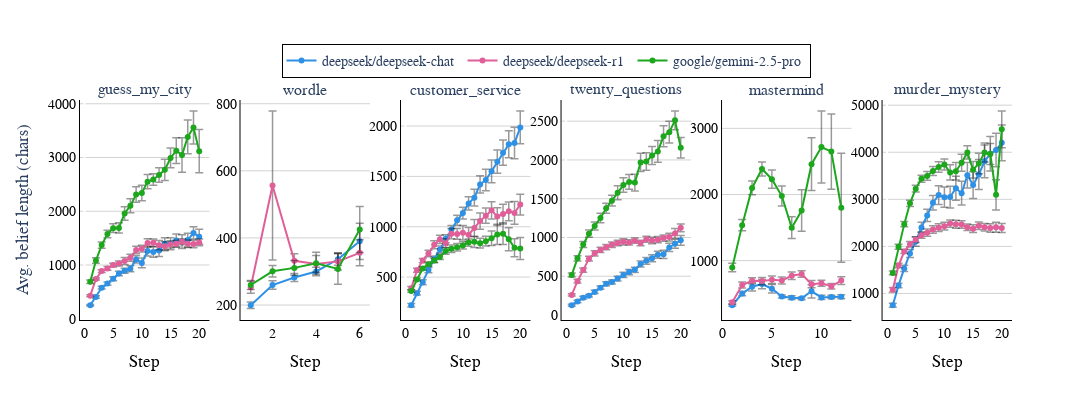

The notebook cell saved with this chart:
### Code cell
fig.show()

### Figure 1 — Plotly figure (JSON) as saved in the notebook; plotly's stock layout.template omitted (floating-point values rounded to 4 significant figures)
{"data": [{"error_y": {"array": [15.46, 22.82, 27.04, 29.8, 39.43, 41.66, 45.35, 56.37, 65.41, 90.3, 93.6, 97.56, 112.4, 110.5, 110.3, 121.0, 126.6, 129.4, 115.0, 138.6], "color": "rgba(0,0,0,0.4)", "thickness": 1.5, "type": "data", "visible": true}, "legendgroup": "deepseek/deepseek-chat (belief)", "line": {"color": "#2E91E5", "width": 2}, "mode": "lines+markers", "name": "deepseek/deepseek-chat ", "showlegend": true, "type": "scatter", "x": [1, 2, 3, 4, 5, 6, 7, 8, 9, 10, 11, 12, 13, 14, 15, 16, 17, 18, 19, 20], "xaxis": "x", "y": [250.3, 405.1, 577.6, 654.4, 743.6, 841.6, 892.8, 929.6, 1104.0, 1038.0, 1261.0, 1243.0, 1270.0, 1395.0, 1395.0, 1457.0, 1434.0, 1463.0, 1597.0, 1525.0], "yaxis": "y"}, {"error_y": {"array": [18.96, 16.96, 23.66, 33.96, 34.49, 46.08, 65.0, 63.57, 71.11, 63.32, 78.5, 71.37, 85.82, 83.91, 67.56, 62.76, 55.66, 69.55, 69.76, 64.66], "color": "rgba(0,0,0,0.4)", "thickness": 1.5, "type": "data", "visible": true}, "legendgroup": "deepseek/deepseek-r1 (belief)", "line": {"color": "#E15F99", "width": 2}, "mode": "lines+markers", "name": "deepseek/deepseek-r1 ", "showlegend": true, "type": "scatter", "x": [1, 2, 3, 4, 5, 6, 7, 8, 9, 10, 11, 12, 13, 14, 15, 16, 17, 18, 19, 20], "xaxis": "x", "y": [427.3, 738.4, 885.6, 936.6, 998.8, 1029.0, 1072.0, 1135.0, 1278.0, 1303.0, 1410.0, 1413.0, 1369.0, 1349.0, 1383.0, 1395.0, 1434.0, 1395.0, 1392.0, 1420.0], "yaxis": "y"}, {"error_y": {"array": [32.4, 49.17, 58.1, 70.27, 81.44, 94.78, 127.5, 130.7, 143.9, 143.0, 131.1, 107.8, 135.1, 198.1, 184.3, 238.4, 321.4, 313.8, 306.0, 404.3], "color": "rgba(0,0,0,0.4)", "thickness": 1.5, "type": "data", "visible": true}, "legendgroup": "google/gemini-2.5-pro (belief)", "line": {"color": "#1CA71C", "width": 2}, "mode": "lines+markers", "name": "google/gemini-2.5-pro ", "showlegend": true, "type": "scatter", "x": [1, 2, 3, 4, 5, 6, 7, 8, 9, 10, 11, 12, 13, 14, 15, 16, 17, 18, 19, 20], "xaxis": "x", "y": [685.7, 1083.0, 1370.0, 1578.0, 1684.0, 1690.0, 1958.0, 2103.0, 2311.0, 2339.0, 2550.0, 2592.0, 2673.0, 2770.0, 2992.0, 3128.0, 3047.0, 3384.0, 3560.0, 3119.0], "yaxis": "y"}, {"error_y": {"array": [9.91, 12.76, 11.77, 12.91, 18.01, 54.02], "color": "rgba(0,0,0,0.4)", "thickness": 1.5, "type": "data", "visible": true}, "legendgroup": "deepseek/deepseek-chat (belief)", "line": {"color": "#2E91E5", "width": 2}, "mode": "lines+markers", "name": "deepseek/deepseek-chat ", "showlegend": false, "type": "scatter", "x": [1, 2, 3, 4, 5, 6], "xaxis": "x2", "y": [199.4, 259.4, 282.2, 300.0, 336.4, 389.9], "yaxis": "y2"}, {"error_y": {"array": [18.05, 222.1, 20.86, 24.63, 25.5, 38.66], "color": "rgba(0,0,0,0.4)", "thickness": 1.5, "type": "data", "visible": true}, "legendgroup": "deepseek/deepseek-r1 (belief)", "line": {"color": "#E15F99", "width": 2}, "mode": "lines+markers", "name": "deepseek/deepseek-r1 ", "showlegend": false, "type": "scatter", "x": [1, 2, 3, 4, 5, 6], "xaxis": "x2", "y": [252.8, 556.2, 331.9, 322.6, 330.1, 355.6], "yaxis": "y2"}, {"error_y": {"array": [13.47, 16.95, 21.66, 32.7, 45.62, 68.51], "color": "rgba(0,0,0,0.4)", "thickness": 1.5, "type": "data", "visible": true}, "legendgroup": "google/gemini-2.5-pro (belief)", "line": {"color": "#1CA71C", "width": 2}, "mode": "lines+markers", "name": "google/gemini-2.5-pro ", "showlegend": false, "type": "scatter", "x": [1, 2, 3, 4, 5, 6], "xaxis": "x2", "y": [259.7, 300.6, 310.7, 324.7, 307.6, 425.0], "yaxis": "y2"}, {"error_y": {"array": [17.19, 18.85, 24.76, 26.57, 31.31, 33.81, 39.62, 42.53, 50.15, 58.14, 66.4, 83.45, 85.6, 106.5, 112.1, 115.1, 125.3, 134.1, 157.1, 163.3], "color": "rgba(0,0,0,0.4)", "thickness": 1.5, "type": "data", "visible": true}, "legendgroup": "deepseek/deepseek-chat (belief)", "line": {"color": "#2E91E5", "width": 2}, "mode": "lines+markers", "name": "deepseek/deepseek-chat ", "showlegend": false, "type": "scatter", "x": [1, 2, 3, 4, 5, 6, 7, 8, 9, 10, 11, 12, 13, 14, 15, 16, 17, 18, 19, 20], "xaxis": "x3", "y": [220.3, 340.0, 448.1, 569.6, 677.6, 775.1, 881.0, 969.2, 1064.0, 1135.0, 1232.0, 1288.0, 1420.0, 1464.0, 1550.0, 1646.0, 1735.0, 1819.0, 1831.0, 1986.0], "yaxis": "y3"}, {"error_y": {"array": [15.99, 20.17, 21.71, 31.97, 39.44, 41.3, 43.75, 51.07, 52.99, 72.18, 72.85, 85.4, 81.17, 75.4, 85.27, 88.37, 97.33, 92.32, 111.8, 103.2], "color": "rgba(0,0,0,0.4)", "thickness": 1.5, "type": "data", "visible": true}, "legendgroup": "deepseek/deepseek-r1 (belief)", "line": {"color": "#E15F99", "width": 2}, "mode": "lines+markers", "name": "deepseek/deepseek-r1 ", "showlegend": false, "type": "scatter", "x": [1, 2, 3, 4, 5, 6, 7, 8, 9, 10, 11, 12, 13, 14, 15, 16, 17, 18, 19, 20], "xaxis": "x3", "y": [390.1, 567.4, 664.1, 734.4, 820.6, 874.7, 836.9, 931.5, 928.6, 940.0, 920.5, 986.9, 1056.0, 1110.0, 1163.0, 1101.0, 1126.0, 1153.0, 1138.0, 1220.0], "yaxis": "y3"}, {"error_y": {"array": [10.42, 13.42, 16.12, 21.98, 22.83, 26.45, 32.14, 37.26, 37.58, 36.18, 36.27, 56.91, 48.62, 48.3, 71.66, 101.5, 106.9, 113.9, 89.21, 109.2], "color": "rgba(0,0,0,0.4)", "thickness": 1.5, "type": "data", "visible": true}, "legendgroup": "google/gemini-2.5-pro (belief)", "line": {"color": "#1CA71C", "width": 2}, "mode": "lines+markers", "name": "google/gemini-2.5-pro ", "showlegend": false, "type": "scatter", "x": [1, 2, 3, 4, 5, 6, 7, 8, 9, 10, 11, 12, 13, 14, 15, 16, 17, 18, 19, 20], "xaxis": "x3", "y": [360.7, 477.2, 585.6, 628.6, 665.0, 700.4, 758.3, 780.6, 795.5, 814.7, 843.2, 849.8, 837.2, 856.6, 885.5, 924.0, 931.7, 876.6, 791.0, 782.8], "yaxis": "y3"}, {"error_y": {"array": [13.46, 16.24, 17.52, 15.89, 20.27, 21.49, 24.89, 25.25, 31.01, 32.93, 33.3, 33.44, 38.96, 43.22, 45.12, 45.29, 52.61, 53.18, 59.04, 63.7], "color": "rgba(0,0,0,0.4)", "thickness": 1.5, "type": "data", "visible": true}, "legendgroup": "deepseek/deepseek-chat (belief)", "line": {"color": "#2E91E5", "width": 2}, "mode": "lines+markers", "name": "deepseek/deepseek-chat ", "showlegend": false, "type": "scatter", "x": [1, 2, 3, 4, 5, 6, 7, 8, 9, 10, 11, 12, 13, 14, 15, 16, 17, 18, 19, 20], "xaxis": "x4", "y": [126.2, 175.2, 223.1, 249.0, 298.6, 352.8, 403.0, 425.8, 470.3, 517.7, 553.4, 582.4, 658.6, 699.5, 733.4, 776.9, 782.6, 871.4, 919.4, 963.1], "yaxis": "y4"}, {"error_y": {"array": [14.31, 23.17, 26.97, 30.33, 32.8, 33.4, 33.96, 36.53, 35.45, 39.65, 33.65, 33.56, 36.97, 38.29, 41.53, 41.78, 39.97, 50.03, 64.41, 50.21], "color": "rgba(0,0,0,0.4)", "thickness": 1.5, "type": "data", "visible": true}, "legendgroup": "deepseek/deepseek-r1 (belief)", "line": {"color": "#E15F99", "width": 2}, "mode": "lines+markers", "name": "deepseek/deepseek-r1 ", "showlegend": false, "type": "scatter", "x": [1, 2, 3, 4, 5, 6, 7, 8, 9, 10, 11, 12, 13, 14, 15, 16, 17, 18, 19, 20], "xaxis": "x4", "y": [259.6, 436.7, 579.6, 727.4, 795.3, 839.6, 874.6, 906.5, 928.8, 943.5, 936.8, 958.7, 929.0, 976.1, 962.2, 972.3, 992.6, 1006.0, 1051.0, 1125.0], "yaxis": "y4"}, {"error_y": {"array": [25.5, 33.97, 40.0, 46.91, 51.05, 61.9, 63.56, 69.93, 89.73, 93.72, 94.98, 107.4, 118.8, 111.7, 115.5, 139.6, 135.2, 139.4, 120.6, 132.4], "color": "rgba(0,0,0,0.4)", "thickness": 1.5, "type": "data", "visible": true}, "legendgroup": "google/gemini-2.5-pro (belief)", "line": {"color": "#1CA71C", "width": 2}, "mode": "lines+markers", "name": "google/gemini-2.5-pro ", "showlegend": false, "type": "scatter", "x": [1, 2, 3, 4, 5, 6, 7, 8, 9, 10, 11, 12, 13, 14, 15, 16, 17, 18, 19, 20], "xaxis": "x4", "y": [517.5, 730.8, 909.5, 1049.0, 1149.0, 1251.0, 1376.0, 1475.0, 1578.0, 1676.0, 1716.0, 1708.0, 1968.0, 1980.0, 2057.0, 2110.0, 2306.0, 2358.0, 2511.0, 2158.0], "yaxis": "y4"}, {"error_y": {"array": [14.91, 32.69, 64.97, 70.73, 63.42, 22.62, 29.23, 20.71, 100.5, 32.85, 25.27, 29.72], "color": "rgba(0,0,0,0.4)", "thickness": 1.5, "type": "data", "visible": true}, "legendgroup": "deepseek/deepseek-chat (belief)", "line": {"color": "#2E91E5", "width": 2}, "mode": "lines+markers", "name": "deepseek/deepseek-chat ", "showlegend": false, "type": "scatter", "x": [1, 2, 3, 4, 5, 6, 7, 8, 9, 10, 11, 12], "xaxis": "x5", "y": [325.1, 501.1, 604.4, 644.9, 575.0, 458.1, 439.7, 430.0, 536.2, 444.0, 450.2, 454.8], "yaxis": "y5"}, {"error_y": {"array": [25.37, 43.96, 45.56, 55.14, 55.74, 54.49, 55.6, 49.71, 54.8, 45.75, 40.76, 59.54], "color": "rgba(0,0,0,0.4)", "thickness": 1.5, "type": "data", "visible": true}, "legendgroup": "deepseek/deepseek-r1 (belief)", "line": {"color": "#E15F99", "width": 2}, "mode": "lines+markers", "name": "deepseek/deepseek-r1 ", "showlegend": false, "type": "scatter", "x": [1, 2, 3, 4, 5, 6, 7, 8, 9, 10, 11, 12], "xaxis": "x5", "y": [368.6, 631.0, 695.8, 690.0, 710.3, 699.5, 770.7, 798.1, 643.5, 657.3, 611.9, 697.6], "yaxis": "y5"}, {"error_y": {"array": [64.62, 84.11, 104.0, 107.0, 137.7, 151.3, 164.7, 312.6, 399.1, 544.7, 568.0, 823.0], "color": "rgba(0,0,0,0.4)", "thickness": 1.5, "type": "data", "visible": true}, "legendgroup": "google/gemini-2.5-pro (belief)", "line": {"color": "#1CA71C", "width": 2}, "mode": "lines+markers", "name": "google/gemini-2.5-pro ", "showlegend": false, "type": "scatter", "x": [1, 2, 3, 4, 5, 6, 7, 8, 9, 10, 11, 12], "xaxis": "x5", "y": [894.8, 1537.0, 2099.0, 2386.0, 2232.0, 1977.0, 1498.0, 1758.0, 2459.0, 2718.0, 2649.0, 1800.0], "yaxis": "y5"}, {"error_y": {"array": [41.18, 46.97, 68.12, 87.04, 99.19, 110.5, 131.9, 154.1, 197.8, 216.7, 230.5, 253.6, 251.5, 270.5, 282.7, 317.0, 348.1, 367.7, 357.5, 378.6], "color": "rgba(0,0,0,0.4)", "thickness": 1.5, "type": "data", "visible": true}, "legendgroup": "deepseek/deepseek-chat (belief)", "line": {"color": "#2E91E5", "width": 2}, "mode": "lines+markers", "name": "deepseek/deepseek-chat ", "showlegend": false, "type": "scatter", "x": [1, 2, 3, 4, 5, 6, 7, 8, 9, 10, 11, 12, 13, 14, 15, 16, 17, 18, 19, 20], "xaxis": "x6", "y": [749.1, 1171.0, 1532.0, 1849.0, 2103.0, 2403.0, 2659.0, 2929.0, 3090.0, 3047.0, 3048.0, 3235.0, 3130.0, 3512.0, 3303.0, 3527.0, 3808.0, 3967.0, 4049.0, 4200.0], "yaxis": "y6"}, {"error_y": {"array": [46.97, 48.27, 43.54, 58.46, 57.88, 66.41, 77.12, 81.29, 82.28, 81.79, 77.67, 83.23, 80.44, 69.94, 81.24, 78.47, 82.15, 88.51, 106.4, 96.69], "color": "rgba(0,0,0,0.4)", "thickness": 1.5, "type": "data", "visible": true}, "legendgroup": "deepseek/deepseek-r1 (belief)", "line": {"color": "#E15F99", "width": 2}, "mode": "lines+markers", "name": "deepseek/deepseek-r1 ", "showlegend": false, "type": "scatter", "x": [1, 2, 3, 4, 5, 6, 7, 8, 9, 10, 11, 12, 13, 14, 15, 16, 17, 18, 19, 20], "xaxis": "x6", "y": [1078.0, 1593.0, 1891.0, 2045.0, 2141.0, 2239.0, 2291.0, 2358.0, 2397.0, 2429.0, 2484.0, 2471.0, 2464.0, 2406.0, 2377.0, 2439.0, 2406.0, 2390.0, 2406.0, 2391.0], "yaxis": "y6"}, {"error_y": {"array": [37.44, 53.31, 56.11, 67.08, 70.5, 75.23, 93.39, 95.13, 111.8, 117.8, 162.5, 187.2, 181.0, 141.0, 177.0, 215.8, 202.6, 224.7, 321.3, 389.4], "color": "rgba(0,0,0,0.4)", "thickness": 1.5, "type": "data", "visible": true}, "legendgroup": "google/gemini-2.5-pro (belief)", "line": {"color": "#1CA71C", "width": 2}, "mode": "lines+markers", "name": "google/gemini-2.5-pro ", "showlegend": false, "type": "scatter", "x": [1, 2, 3, 4, 5, 6, 7, 8, 9, 10, 11, 12, 13, 14, 15, 16, 17, 18, 19, 20], "xaxis": "x6", "y": [1437.0, 1992.0, 2473.0, 2915.0, 3226.0, 3437.0, 3498.0, 3603.0, 3685.0, 3739.0, 3571.0, 3598.0, 3776.0, 3997.0, 3628.0, 3762.0, 3994.0, 3962.0, 3096.0, 4488.0], "yaxis": "y6"}], "layout": {"annotations": [{"font": {"size": 16}, "showarrow": false, "text": "guess_my_city", "x": 0.06944, "xanchor": "center", "xref": "paper", "y": 1, "yanchor": "bottom", "yref": "paper"}, {"font": {"size": 16}, "showarrow": false, "text": "wordle", "x": 0.2417, "xanchor": "center", "xref": "paper", "y": 1, "yanchor": "bottom", "yref": "paper"}, {"font": {"size": 16}, "showarrow": false, "text": "customer_service", "x": 0.4139, "xanchor": "center", "xref": "paper", "y": 1, "yanchor": "bottom", "yref": "paper"}, {"font": {"size": 16}, "showarrow": false, "text": "twenty_questions", "x": 0.5861, "xanchor": "center", "xref": "paper", "y": 1, "yanchor": "bottom", "yref": "paper"}, {"font": {"size": 16}, "showarrow": false, "text": "mastermind", "x": 0.7583, "xanchor": "center", "xref": "paper", "y": 1, "yanchor": "bottom", "yref": "paper"}, {"font": {"size": 16}, "showarrow": false, "text": "murder_mystery", "x": 0.9306, "xanchor": "center", "xref": "paper", "y": 1, "yanchor": "bottom", "yref": "paper"}], "font": {"family": "Times New Roman, serif", "size": 14}, "height": 400, "legend": {"bgcolor": "rgba(255,255,255,0.9)", "bordercolor": "black", "borderwidth": 1, "orientation": "h", "x": 0.5, "xanchor": "center", "y": 1.1, "yanchor": "bottom"}, "paper_bgcolor": "white", "plot_bgcolor": "white", "width": 1200, "xaxis": {"anchor": "y", "color": "black", "domain": [0, 0.1389], "linecolor": "black", "linewidth": 1, "showgrid": false, "showline": true, "title": {"text": "Step"}}, "xaxis2": {"anchor": "y2", "color": "black", "domain": [0.1722, 0.3111], "linecolor": "black", "linewidth": 1, "showgrid": false, "showline": true, "title": {"text": "Step"}}, "xaxis3": {"anchor": "y3", "color": "black", "domain": [0.3444, 0.4833], "linecolor": "black", "linewidth": 1, "showgrid": false, "showline": true, "title": {"text": "Step"}}, "xaxis4": {"anchor": "y4", "color": "black", "domain": [0.5167, 0.6556], "linecolor": "black", "linewidth": 1, "showgrid": false, "showline": true, "title": {"text": "Step"}}, "xaxis5": {"anchor": "y5", "color": "black", "domain": [0.6889, 0.8278], "linecolor": "black", "linewidth": 1, "showgrid": false, "showline": true, "title": {"text": "Step"}}, "xaxis6": {"anchor": "y6", "color": "black", "domain": [0.8611, 1], "linecolor": "black", "linewidth": 1, "showgrid": false, "showline": true, "title": {"text": "Step"}}, "yaxis": {"anchor": "x", "domain": [0, 1], "gridcolor": "lightgray", "linecolor": "black", "linewidth": 1, "showgrid": true, "showline": true, "tickfont": {"color": "black"}, "title": {"text": "Avg. belief length (chars)"}}, "yaxis2": {"anchor": "x2", "domain": [0, 1], "gridcolor": "lightgray", "linecolor": "black", "linewidth": 1, "showgrid": true, "showline": true, "tickfont": {"color": "black"}}, "yaxis3": {"anchor": "x3", "domain": [0, 1], "gridcolor": "lightgray", "linecolor": "black", "linewidth": 1, "showgrid": true, "showline": true, "tickfont": {"color": "black"}}, "yaxis4": {"anchor": "x4", "domain": [0, 1], "gridcolor": "lightgray", "linecolor": "black", "linewidth": 1, "showgrid": true, "showline": true, "tickfont": {"color": "black"}}, "yaxis5": {"anchor": "x5", "domain": [0, 1], "gridcolor": "lightgray", "linecolor": "black", "linewidth": 1, "showgrid": true, "showline": true, "tickfont": {"color": "black"}}, "yaxis6": {"anchor": "x6", "domain": [0, 1], "gridcolor": "lightgray", "linecolor": "black", "linewidth": 1, "showgrid": true, "showline": true, "tickfont": {"color": "black"}}}}
